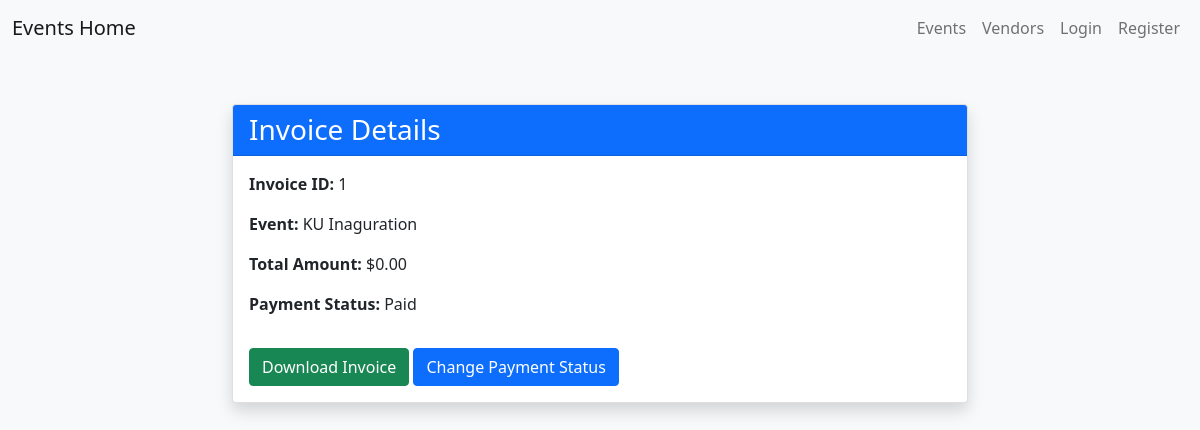
Page /invoice/1/ on the committed database.
### base/models.py (models this page shows, shortened)
class Invoice(models.Model):
    client = models.ForeignKey(User, on_delete=models.CASCADE, default=None)
    event = models.ForeignKey(Event, on_delete=models.CASCADE, default=None)
    total_amount = models.DecimalField(max_digits=10, decimal_places=2)
    invoice_date = models.DateTimeField(auto_now_add=True)
    payment_status = models.CharField(max_length=100, choices=[
        ('Pending', 'Pending'), ('Paid', 'Paid'), ('Cancelled', 'Cancelled')
        ], default='Pending')

class Event(models.Model):
    name = models.CharField(max_length=100)
    description = models.TextField()
    date = models.DateField()
    time = models.TimeField()
    location = models.CharField(max_length=100)
    max_attendees = models.IntegerField()
    registrations = models.IntegerField(default=0)
    categories = models.ManyToManyField('EventCategory')
    created_by = models.ForeignKey(User, on_delete=models.SET_NULL, null=True)
    vip_cost = models.IntegerField(default=2000, null=True)
    standard_cost = models.IntegerField(default=500, null=True)

### base/views.py (the view)
# urls.py: path('invoice/<int:pk>/', views.InvoiceDetailView.as_view(), name='invoice-detail'),
class InvoiceDetailView(DetailView):
    model = Invoice
    template_name = 'invoiceDetail.html'
    context_object_name = 'invoice'

### templates/invoiceDetail.html (shortened to what this page needs)
{% load events %}
<!DOCTYPE html>
<html lang="en">
<head>
    <link href="https://cdn.jsdelivr.net/npm/bootstrap@5.0.2/dist/css/bootstrap.min.css" rel="stylesheet">
</head>
<body class="bg-light">
    {% include 'navbar.html' %}
    <div class="container mt-5">
        <div class="row justify-content-center">
            <div class="col-md-8">
                <div class="card shadow">
                    <div class="card-header bg-primary text-white">
                        <h3 class="mb-0">Invoice Details</h3>
                    </div>
                    <div class="card-body">
                        <p><strong>Invoice ID:</strong> {{ invoice.id }}</p>
                        <p><strong>Event:</strong> {{ invoice.event.name }}</p>
                        <p><strong>Total Amount:</strong> ${{ invoice.total_amount }}</p>
                        <p><strong>Payment Status:</strong> {{ invoice.payment_status }}</p>
                        <a href="{% url 'download-invoice' invoice.id %}" class="btn btn-success mt-3">Download Invoice</a>
                        <a href="{% url 'change-invoice-status' invoice.id %}" class="btn btn-primary mt-3">Change Payment Status</a>
                    </div>
                </div>
            </div>
        </div>
    </div>
</body>
</html>

### rows in the picture
Invoice: id "1", event.name "KU Inaguration", total_amount "0.00", payment_status "Paid"
